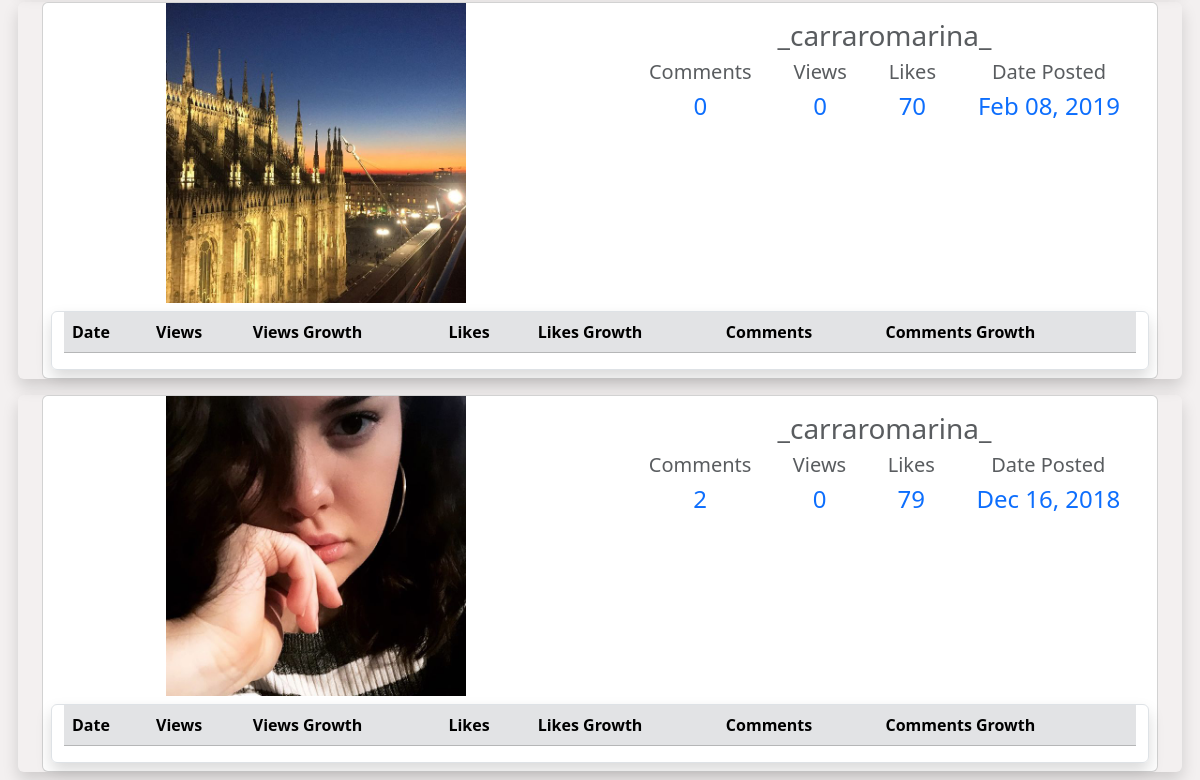
The page /projects/analyze/account/?id=dl7vtr0kcgfi7enf5ssj&acc=1400246949 (lower part) on the database as committed earlier.
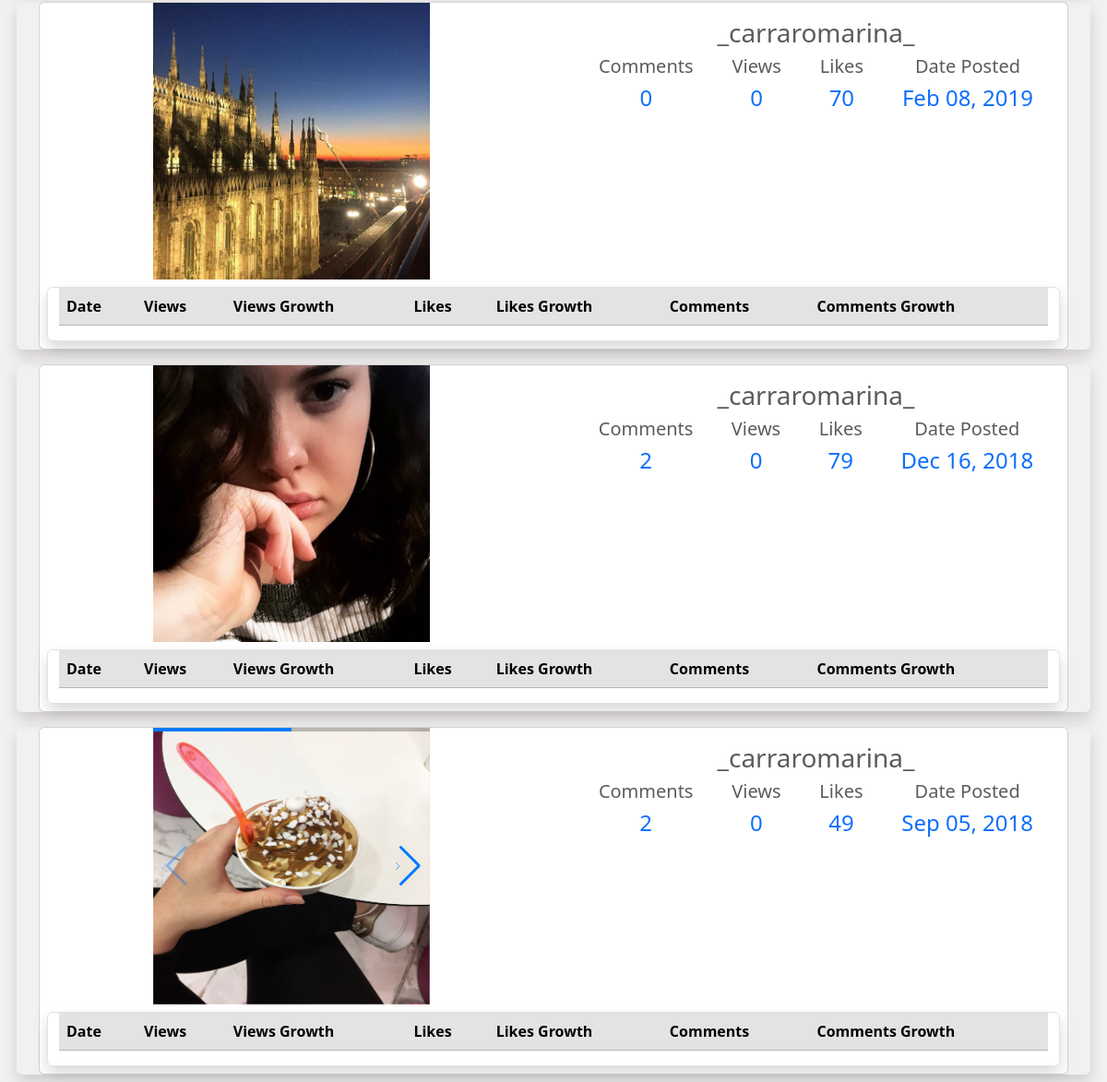
The same page on the database as committed later.
### accounts/models.py (models this page shows, shortened)
class media(models.Model):
    mediaId = models.CharField(primary_key=True, default=idgen, max_length=20)
    user = models.ForeignKey(instaAccounts, on_delete=models.CASCADE)
    isVideo = models.BooleanField(default=False)
    isPhoto = models.BooleanField(default=False)
    isMultiple = models.BooleanField(default=False)
    multiItems = models.JSONField(default=dict)
    likes = models.IntegerField(default=0)
    comments = models.IntegerField(default=0)
    views = models.IntegerField(default=0)
    dataIn = models.JSONField(default=dict)
    likeIn = models.JSONField(default=dict)
    commentsIn = models.JSONField(default=dict)
    viewsIn = models.JSONField(default=dict)
    Date = models.DateTimeField(default=timezone.now)
    hashtags = models.TextField(default=" ")
    caption = models.TextField(default=" ")

class instaAccounts(models.Model):
    username = models.CharField(max_length=30)
    userId = models.CharField(primary_key=True, max_length=20, default=idgen)
    followers = models.JSONField(default=dict)
    following = models.JSONField(default=dict)
    medias = models.JSONField(default=dict)
    isVerified = models.BooleanField(default=False)
    isBusiness = models.BooleanField(default=False)
    businessCategory = models.CharField(max_length=50, default=None, blank=True, null=True)
    category = models.CharField(max_length=50, default=None, blank=True, null=True)
    dailyTrending = models.JSONField(default=dict)
    dataIn = models.JSONField(default=dict)
    views = models.IntegerField(default=0)
    likes = models.IntegerField(default=0)
    comments = models.IntegerField(default=0)
    hashtags = models.TextField(default=" ")
    bio = models.TextField(default=" ")
    def __str__(self):
        return self.username

### analyze/views.py (the view)
# urls.py: path('account/', views.account, name="analyze-account")
def account(request):
    id = request.GET.get('id', '')
    acc = request.GET.get('acc', '')
    account = instaAccounts.objects.filter(userId=acc).first()
    medias = Media.objects.filter(user=acc).all()
    return render(request, 'analyze/account.html', {
        'account': account,
        'medias': medias,
        'id': id
    })

### analyze/templatetags/createDict.py (called while the page is built, shortened)
@register.filter(expects_localtime=True)
def createDict(data):
    new = {}
    dic = dict(data)
    flo = 0
    fli = 0
    pst = 0
    return new.items().__reversed__()

### analyze/templatetags/createDictMedia.py (called while the page is built, shortened)
@register.filter(expects_localtime=True)
def createDictMedia(data):
    new = {}
    dic = dict(data)
    vws = 0
    lks = 0
    cmt = 0
    return new.items().__reversed__()

### analyze/templates/analyze/account.html (shortened to what this page needs)
{% extends "projects/base.html" %}
{% load bootstrap5 %}
{% load static %}
{% load humanize %}
{% load parse_iso %}
{% load createDict %}
{% load createDictMedia %}
{% block head %}
    <link
            rel="stylesheet"
            href="https://unpkg.com/swiper@8/swiper-bundle.min.css"
    />
    <link rel="stylesheet" type="text/css" href="{% static 'analyze/css/account.css' %}">
{% endblock head %}
{% block content %}
    <div class="container-fluid">
        <div class="row row-cols-auto mt-2">
            {% for media in medias %}
                <div class="col mx-auto my-2 rounded shadow">
                    <div class="container">
                        <div class="card">
                            <div class="row">
                                <div class="col">
                                    {% if media.isVideo %}
                                        <div class="h_iframe d-flex justify-content-center">
                                            <iframe allowfullscreen src="{% static 'accounts/media/videos/'|add:media.mediaId|add:'.mp4' %}"></iframe>
                                        </div>
                                    {% elif media.isMultiple %}
                                        <div class="swiper mySwiper">
                                            <div class="swiper-wrapper">
                                                {% for item, value in media.multiItems.items %}
                                                    {% if value.isVideo %}
                                                        <div class="swiper-slide">
                                                            <div class="h_iframe" >
                                                                <iframe allowfullscreen src="{% static 'accounts/media/videos/'|add:item|add:'.mp4' %}"></iframe>
                                                            </div>
                                                        </div>
                                                    {% else %}
                                                        <div class="swiper-slide">
                                                            <img src="{% static 'accounts/media/images/'|add:item|add:'.png' %}">
                                                        </div>
                                                    {% endif %}
                                                {% endfor %}
                                            </div>
                                            <div class="swiper-button-next"></div>
                                            <div class="swiper-button-prev"></div>
                                            <div class="swiper-pagination"></div>
                                        </div>
                                    {% else %}
                                        <div class="d-flex justify-content-center">
                                            <img src="{% static 'accounts/media/images/'|add:media.mediaId|add:'.png' %}"  >
                                        </div>
                                    {% endif %}
                                </div>
                                <div class="col">
                                    <div class="card-body">
                                        <div class="card-title">
                                            <h3 class="text-muted text-center">
                                                {{ media.user }}
                                            </h3>
                                        </div>
                                        <div class="container">
                                            <div class="row row-cols-auto">
                                                <div class="col mx-auto">
                                                    <h5 class="text-muted text-center">
                                                        Comments
                                                    </h5>
                                                    <h4 class="text-primary text-center">
                                                        {{ media.comments|intcomma }}
                                                    </h4>
                                                </div>
                                                <div class="col mx-auto">
                                                    <h5 class="text-muted text-center">
                                                        Views
                                                    </h5>
                                                    <h4 class="text-primary text-center">
                                                        {{ media.views|intcomma }}
                                                    </h4>
                                                </div>
                                                <div class="col mx-auto">
                                                    <h5 class="text-muted text-center">
                                                        Likes
                                                    </h5>
                                                    <h4 class="text-primary text-center">
                                                        {{ media.likes|intcomma }}
                                                    </h4>
                                                </div>
                                                <div class="col mx-auto">
                                                    <h5 class="text-muted text-center">
                                                        Date Posted
                                                    </h5>
                                                    <h4 class="text-primary text-center">
                                                        {{ media.Date|date:"M d, Y" }}
                                                    </h4>
                                                </div>
                                            </div>
                                        </div>
                                    </div>
                                </div>
                                <div class="col">
                                    <div class="row m-2 border shadow rounded">
                                        <div class="overflow-scroll account-media">
                                            <table class="table">
                                                <thead>
                                                <tr class="table-secondary">
                                                    <th  scope="col">Date</th>
                                                    <th scope="col">Views</th>
                                                    <th scope="col">Views Growth</th>
                                                    <th scope="col">Likes</th>
                                                    <th scope="col">Likes Growth</th>
                                                    <th scope="col">Comments</th>
                                                    <th scope="col">Comments Growth</th>
                                                </tr>
                                                </thead>
                                            </table>
                                        </div>
                                    </div>
                                </div>
                            </div>
                        </div>
                    </div>
                </div>
            {% endfor %}
        </div>
    </div>
{% endblock %}

### projects/templates/projects/base.html (shortened to what this page needs)
<!DOCTYPE html>
{% load bootstrap5 %}
{% bootstrap_css %}
{% load static %}
<html lang="en">
<head>
    <link rel="stylesheet" type="text/css" href="{% static 'projects/main.css' %}">
    {% block head %}{% endblock head %}
</head>
<body>
    {% block content %}
    {% endblock %}
</body>
</html>

### projects/static/projects/main.css (style rules this page uses)
body { background: rgba(241, 237, 237, 0.8); }

### analyze/static/analyze/css/account.css (style rules this page uses)
.account-media { max-height: 300px; }
iframe, img, video, .swiper, .mySwiper { min-width: 300px; min-height: 300px; max-width: 300px; max-height: 300px; }

Rows that differ between the two databases and show on the page:
added media: isVideo False (drawn), user "_carraromarina_", comments "2", views "0", likes "49", Date "Sep 05, 2018"
